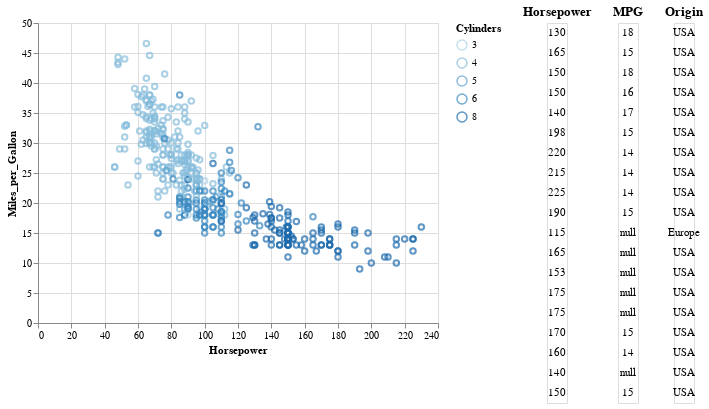

Notebook code for this chart:
### Code cell
import altair as alt
from vega_datasets import data

source = data.cars()

# Brush for selection
brush = alt.selection(type='interval')

# Scatter Plot
points = alt.Chart(source).mark_point().encode(
    x='Horsepower:Q',
    y='Miles_per_Gallon:Q',
    color=alt.condition(brush, 'Cylinders:O', alt.value('grey'))
).add_selection(brush)

# Base chart for data tables
ranked_text = alt.Chart(source).mark_text().encode(
    y=alt.Y('row_number:O',axis=None)
).transform_window(
    row_number='row_number()'
).transform_filter(
    brush
).transform_window(
    rank='rank(row_number)'
).transform_filter(
    alt.datum.rank<20
)

# Data Tables
horsepower = ranked_text.encode(text='Horsepower:N').properties(title='Horsepower')
mpg = ranked_text.encode(text='Miles_per_Gallon:N').properties(title='MPG')
origin = ranked_text.encode(text='Origin:N').properties(title='Origin')
text = alt.hconcat(horsepower, mpg, origin) # Combine data tables

# Build chart
alt.hconcat(
    points,
    text
).resolve_legend(
    color="independent"
)

### Figure 1 — Vega-Lite specification as saved in the notebook (floating-point values rounded to 4 significant figures; data arrays with more than 128 entries replaced by an {"elided": "..."} marker saying what was removed)
{"config": {"view": {"continuousWidth": 400, "continuousHeight": 300}}, "hconcat": [{"mark": "point", "encoding": {"color": {"condition": {"field": "Cylinders", "type": "ordinal", "selection": "selector002"}, "value": "grey"}, "x": {"field": "Horsepower", "type": "quantitative"}, "y": {"field": "Miles_per_Gallon", "type": "quantitative"}}, "selection": {"selector002": {"type": "interval"}}}, {"hconcat": [{"mark": "text", "encoding": {"text": {"field": "Horsepower", "type": "nominal"}, "y": {"axis": null, "field": "row_number", "type": "ordinal"}}, "title": "Horsepower", "transform": [{"window": [{"op": "row_number", "field": "", "as": "row_number"}]}, {"filter": {"selection": "selector002"}}, {"window": [{"op": "rank", "field": "row_number", "as": "rank"}]}, {"filter": "(datum.rank < 20)"}]}, {"mark": "text", "encoding": {"text": {"field": "Miles_per_Gallon", "type": "nominal"}, "y": {"axis": null, "field": "row_number", "type": "ordinal"}}, "title": "MPG", "transform": [{"window": [{"op": "row_number", "field": "", "as": "row_number"}]}, {"filter": {"selection": "selector002"}}, {"window": [{"op": "rank", "field": "row_number", "as": "rank"}]}, {"filter": "(datum.rank < 20)"}]}, {"mark": "text", "encoding": {"text": {"field": "Origin", "type": "nominal"}, "y": {"axis": null, "field": "row_number", "type": "ordinal"}}, "title": "Origin", "transform": [{"window": [{"op": "row_number", "field": "", "as": "row_number"}]}, {"filter": {"selection": "selector002"}}, {"window": [{"op": "rank", "field": "row_number", "as": "rank"}]}, {"filter": "(datum.rank < 20)"}]}]}], "data": {"name": "data-f02450ab61490a1363517a0190416235"}, "resolve": {"legend": {"color": "independent"}}, "$schema": "https://vega.github.io/schema/vega-lite/v4.17.0.json", "datasets": {"data-f02450ab61490a1363517a0190416235": {"elided": "406 records"}}}
